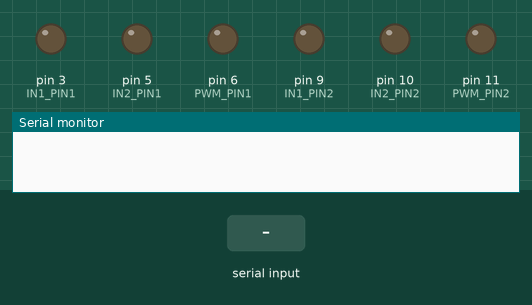
Recording of a sketch running on a simulated Arduino Uno, built with avr-gcc and run on an emulated ATmega328P. Shown: output pins drawn as LEDs (lit = HIGH), the last lines printed to the serial monitor. Dashed ring = blinking. The test bench sets the inputs (shaded band).

Above: at 1.2 s.
1.3 s: "1\n" received over Serial
At 2.4 s:
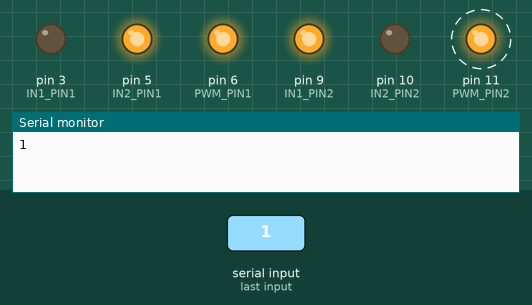
At 4.1 s:
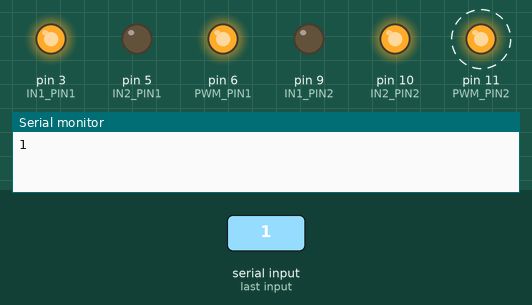
4.3 s: "10\n" received over Serial
7.3 s: "20\n" received over Serial
At 8.5 s:
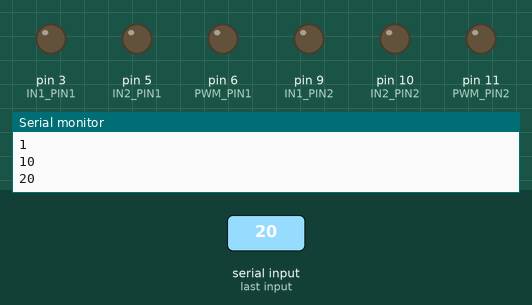
Timing chart, 0 to 10.3 s (numbered marks = the images above; inputs shaded):
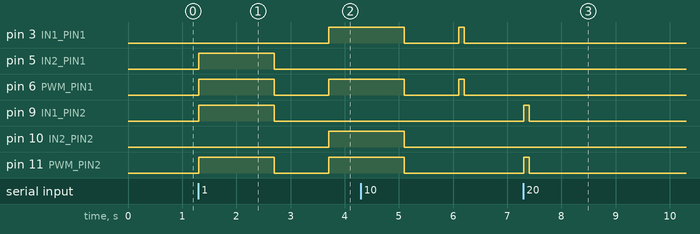

The sketch:

mg995.ino
```cpp
// 1번 모터 핀 정의
#define IN1_PIN1  3
#define IN2_PIN1  5
#define PWM_PIN1  6

// // 2번 모터 핀 정의
#define IN1_PIN2  9
#define IN2_PIN2  10
#define PWM_PIN2  11

String cmd;


void setup() {
  Serial.begin(9600);
  // 1번 모터 핀 설정
  pinMode(IN1_PIN1, OUTPUT);
  pinMode(IN2_PIN1, OUTPUT);
  pinMode(PWM_PIN1, OUTPUT);

  // // 2번 모터 핀 설정
  pinMode(IN1_PIN2, OUTPUT);
  pinMode(IN2_PIN2, OUTPUT);
  pinMode(PWM_PIN2, OUTPUT);
}

void loop() {
  if (Serial.available())
  {
    cmd = Serial.readStringUntil('\n');
    Serial.println(cmd);
    if (cmd == "1")
    {
      // 1번 모터는 정방향, 2번 모터는 역방향으로 회전
      rotation(IN1_PIN1, IN2_PIN1, PWM_PIN1, -255);
      rotation(IN1_PIN2, IN2_PIN2, PWM_PIN2, 255);
      delay(1400);

      // 두 모터를 동시에 정지
      // 내려갔다가 멈추고 올라올 때의 멈추는 상태 : 딜레이를 짧게 줌
      brake(IN1_PIN1, IN2_PIN1, PWM_PIN1);
      brake(IN1_PIN2, IN2_PIN2, PWM_PIN2);
      delay(1000);

      // // 1번 모터는 역방향, 2번 모터는 정방향으로 회전
      rotation(IN1_PIN1, IN2_PIN1, PWM_PIN1, 255);
      rotation(IN1_PIN2, IN2_PIN2, PWM_PIN2, -255);
      delay(1400);

      brake(IN1_PIN1, IN2_PIN1, PWM_PIN1);
      brake(IN1_PIN2, IN2_PIN2, PWM_PIN2);
      delay(1000);

    }

    else if (cmd == "2")
    {
      delay(36000);
      // 1번 모터는 정방향, 2번 모터는 역방향으로 회전
      rotation(IN1_PIN1, IN2_PIN1, PWM_PIN1, -255);
      rotation(IN1_PIN2, IN2_PIN2, PWM_PIN2, 255);
      delay(1400);

      // 두 모터를 동시에 정지
      // 내려갔다가 멈추고 올라올 때의 멈추는 상태 : 딜레이를 짧게 줌
      brake(IN1_PIN1, IN2_PIN1, PWM_PIN1);
      brake(IN1_PIN2, IN2_PIN2, PWM_PIN2);
      delay(1000);

      // // 1번 모터는 역방향, 2번 모터는 정방향으로 회전
      rotation(IN1_PIN1, IN2_PIN1, PWM_PIN1, 255);
      rotation(IN1_PIN2, IN2_PIN2, PWM_PIN2, -255);
      delay(1400);

      brake(IN1_PIN1, IN2_PIN1, PWM_PIN1);
      brake(IN1_PIN2, IN2_PIN2, PWM_PIN2);
      delay(1000);
    }
    else if (cmd == "3")
    {
      delay(68000);
      // 1번 모터는 정방향, 2번 모터는 역방향으로 회전
      rotation(IN1_PIN1, IN2_PIN1, PWM_PIN1, -255);
      rotation(IN1_PIN2, IN2_PIN2, PWM_PIN2, 255);
      delay(1400);

      // 두 모터를 동시에 정지
      // 내려갔다가 멈추고 올라올 때의 멈추는 상태 : 딜레이를 짧게 줌
      brake(IN1_PIN1, IN2_PIN1, PWM_PIN1);
      brake(IN1_PIN2, IN2_PIN2, PWM_PIN2);
      delay(1000);

      // // 1번 모터는 역방향, 2번 모터는 정방향으로 회전
      rotation(IN1_PIN1, IN2_PIN1, PWM_PIN1, 255);
      rotation(IN1_PIN2, IN2_PIN2, PWM_PIN2, -255);
      delay(1400);

      brake(IN1_PIN1, IN2_PIN1, PWM_PIN1);
      brake(IN1_PIN2, IN2_PIN2, PWM_PIN2);
      delay(1000);

    }
    else if (cmd == "10")
    {
      rotation(IN1_PIN1, IN2_PIN1, PWM_PIN1, 255);
      delay(100);
      brake(IN1_PIN1, IN2_PIN1, PWM_PIN1);
      delay(1000);
    }
    else if (cmd == "20")
    {
      rotation(IN1_PIN2, IN2_PIN2, PWM_PIN2, 255);
      delay(100);
      brake(IN1_PIN2, IN2_PIN2, PWM_PIN2);
      delay(1000);
    }
  }

}

void brake(int IN1, int IN2, int PWM) {
  digitalWrite(IN1, LOW);
  digitalWrite(IN2, LOW);
  analogWrite(PWM, 0);
}

void rotation(int IN1, int IN2, int PWM, int16_t spd) {
  if (spd > 255) spd = 255;
  else if (spd < -255) spd = -255;

  if (spd > 0) {
    digitalWrite(IN1, HIGH);
    digitalWrite(IN2, LOW);
    analogWrite(PWM, spd);
  } else {
    digitalWrite(IN1, LOW);
    digitalWrite(IN2, HIGH);
    analogWrite(PWM, -spd);
  }
}
```

Measured:
- after the input at 1.3 s, pin 3 (IN1_PIN1), pin 10 (IN2_PIN2): LOW → HIGH after 2.4 s; pin 5 (IN2_PIN1), pin 9 (IN1_PIN2): LOW → HIGH at once, → LOW 1.4 s later; pin 6 (PWM_PIN1), pin 11 (PWM_PIN2): LOW → HIGH at once, → LOW 1.4 s later, → HIGH 1.0 s later
- after the input at 7.3 s, pin 9 (IN1_PIN2), pin 11 (PWM_PIN2): LOW → HIGH at once, → LOW 0.10 s later
